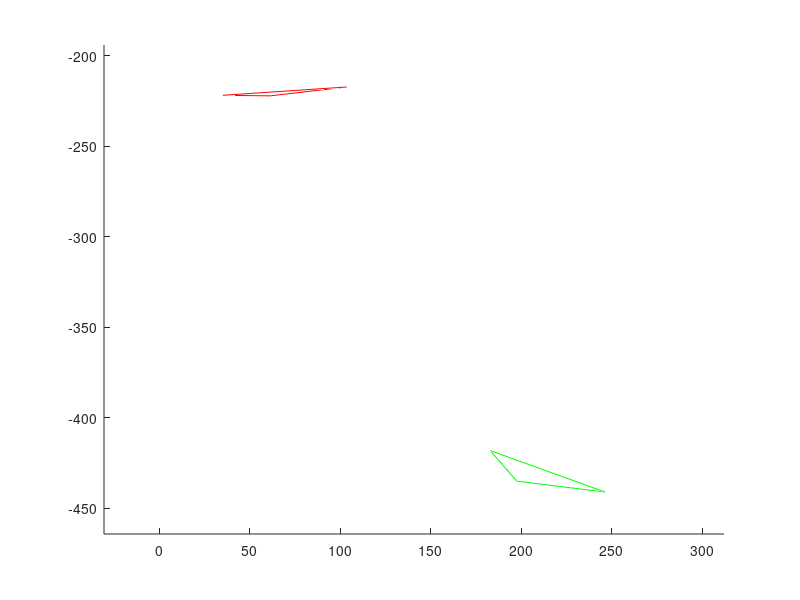

This chart was generated by the following MATLAB code: (Note: this script raises an error after producing the figure.)
% Y -> baseline data points
mk1 = [35.2, -221.9, 1604];
mk2 = [103.6, -217.3, 1594.2];
mk3 = [61.4, -222.2, 1539.3];
mk1_line = [mk1;mk2];
mk2_line = [mk2;mk3];
mk3_line = [mk3;mk1];

% X-> test data points to register
test_mk1 = [246.4,-441.1,1383.4];
test_mk2 = [182.9,-418.2,1400.2];
test_mk3 = [197.6,-435.1,1333.8];
test_mk1_line = [test_mk1;test_mk2];
test_mk2_line = [test_mk2;test_mk3];
test_mk3_line = [test_mk3;test_mk1];

figure(1)
hold on
axis equal
plot3(mk1_line(:,1),mk1_line(:,2), mk1_line(:,3),'r')
plot3(mk2_line(:,1),mk2_line(:,2), mk2_line(:,3),'r')
plot3(mk3_line(:,1),mk3_line(:,2), mk3_line(:,3),'r')
plot3(test_mk1_line(:,1),test_mk1_line(:,2), test_mk1_line(:,3),'g')
plot3(test_mk2_line(:,1),test_mk2_line(:,2), test_mk2_line(:,3),'g')
plot3(test_mk3_line(:,1),test_mk3_line(:,2), test_mk3_line(:,3),'g')

X = [test_mk1',test_mk2',test_mk3'];
Y = [mk1',mk2',mk3'];
[R,t,FRE,FREcomponents] = point_register(X,Y);

X_registered = R*X + t*ones(1,3);
registered_mk1 = X_registered(:,1)';
registered_mk2 = X_registered(:,2)';
registered_mk3 = X_registered(:,3)';
registered_mk1_line = [registered_mk1;registered_mk2];
registered_mk2_line = [registered_mk2;registered_mk3];
registered_mk3_line = [registered_mk3;registered_mk1];

figure(2)
axis equal
hold on
plot3(mk1_line(:,1),mk1_line(:,2), mk1_line(:,3),'r')
plot3(mk2_line(:,1),mk2_line(:,2), mk2_line(:,3),'r')
plot3(mk3_line(:,1),mk3_line(:,2), mk3_line(:,3),'r')
plot3(registered_mk1_line(:,1),registered_mk1_line(:,2), registered_mk1_line(:,3),'g')
plot3(registered_mk2_line(:,1),registered_mk2_line(:,2), registered_mk2_line(:,3),'g')
plot3(registered_mk3_line(:,1),registered_mk3_line(:,2), registered_mk3_line(:,3),'g')
title(sprintf('Registered with RMS FRE of %1.3f', FRE))

% calculate estimated TRE using microtable data
Mastoid = [86.8336  143.8835   74.5270]';
Posterior = [125.8017  106.6108   74.3388]';
Superior = [127.0397  180.2254   75.8322]';
Target = [123.9691  144.3232  125.4670]';
Entry = [123.6132  144.5476  122.2636]';
microtable = [Mastoid Superior Posterior];
RMS_FLE = 0.15;
TRE_RMS = TREapprox(microtable,Target,RMS_FLE);
MP = [Mastoid Posterior]';
PS = [Posterior Superior]';
SM = [Superior Mastoid]';
ET = [Entry Target]';

figure(3)
hold on
axis equal
plot3(MP(:,1),MP(:,2), MP(:,3),'r')
plot3(PS(:,1),PS(:,2), PS(:,3),'r')
plot3(SM(:,1),SM(:,2), SM(:,3),'r')
plot3(ET(:,1),ET(:,2), ET(:,3),'b')

% Register microtable data to the first
[R,t,FRE,FREcomponents] = point_register(microtable,Y);

microtable_registered = R*microtable + t*ones(1,3);
target_reg = R*Target+t;
entry_reg = R*Entry+t;
ET_reg = [entry_reg target_reg]';
microtable_registered_mk1 = microtable_registered(:,1)';
microtable_registered_mk2 = microtable_registered(:,2)';
microtable_registered_mk3 = microtable_registered(:,3)';
microtable_registered_mk1_line = [microtable_registered_mk1;microtable_registered_mk2];
microtable_registered_mk2_line = [microtable_registered_mk2;microtable_registered_mk3];
microtable_registered_mk3_line = [microtable_registered_mk3;microtable_registered_mk1];

figure(4)
axis equal
hold on
plot3(ET_reg(:,1),ET_reg(:,2),ET_reg(:,3),'b')
plot3(mk1_line(:,1),mk1_line(:,2), mk1_line(:,3),'r')
plot3(mk2_line(:,1),mk2_line(:,2), mk2_line(:,3),'r')
plot3(mk3_line(:,1),mk3_line(:,2), mk3_line(:,3),'r')
plot3(microtable_registered_mk1_line(:,1),microtable_registered_mk1_line(:,2), microtable_registered_mk1_line(:,3),'g')
plot3(microtable_registered_mk2_line(:,1),microtable_registered_mk2_line(:,2), microtable_registered_mk2_line(:,3),'g')
plot3(microtable_registered_mk3_line(:,1),microtable_registered_mk3_line(:,2), microtable_registered_mk3_line(:,3),'g')
title(sprintf('Registered with RMS FRE of %1.3f', FRE))